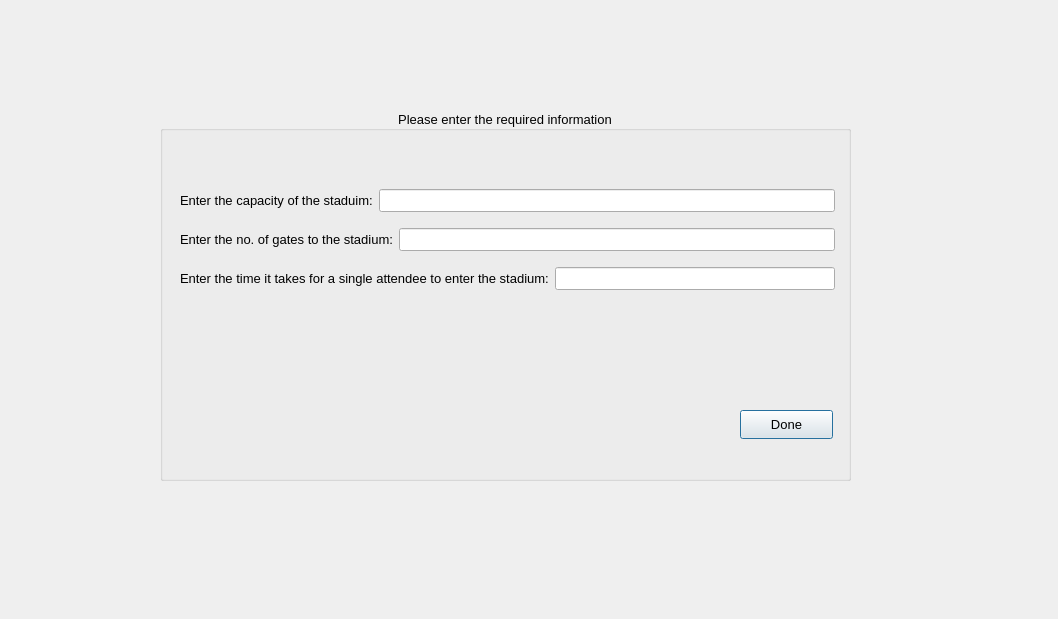
<?xml version="1.0" encoding="UTF-8"?>
<ui version="4.0">
 <class>H_InputWindow</class>
 <widget class="QDialog" name="H_InputWindow">
  <property name="geometry">
   <rect>
    <x>0</x>
    <y>0</y>
    <width>1058</width>
    <height>619</height>
   </rect>
  </property>
  <property name="windowTitle">
   <string>Dialog</string>
  </property>
  <widget class="QGroupBox" name="groupBox">
   <property name="geometry">
    <rect>
     <x>160</x>
     <y>110</y>
     <width>691</width>
     <height>371</height>
    </rect>
   </property>
   <property name="font">
    <font>
     <pointsize>10</pointsize>
    </font>
   </property>
   <property name="title">
    <string>Please enter the required information</string>
   </property>
   <property name="alignment">
    <set>Qt::AlignCenter</set>
   </property>
   <widget class="QPushButton" name="pushButton_Done">
    <property name="geometry">
     <rect>
      <x>580</x>
      <y>300</y>
      <width>93</width>
      <height>29</height>
     </rect>
    </property>
    <property name="text">
     <string>Done</string>
    </property>
   </widget>
   <widget class="QWidget" name="layoutWidget">
    <property name="geometry">
     <rect>
      <x>20</x>
      <y>69</y>
      <width>655</width>
      <height>121</height>
     </rect>
    </property>
    <layout class="QVBoxLayout" name="verticalLayout">
     <item>
      <layout class="QHBoxLayout" name="horizontalLayout">
       <item>
        <widget class="QLabel" name="label">
         <property name="font">
          <font>
           <pointsize>10</pointsize>
          </font>
         </property>
         <property name="text">
          <string>Enter the capacity of the staduim:</string>
         </property>
        </widget>
       </item>
       <item>
        <widget class="QLineEdit" name="LineEdit_M">
         <property name="text">
          <string/>
         </property>
        </widget>
       </item>
      </layout>
     </item>
     <item>
      <layout class="QHBoxLayout" name="horizontalLayout_2">
       <item>
        <widget class="QLabel" name="label_2">
         <property name="font">
          <font>
           <pointsize>10</pointsize>
          </font>
         </property>
         <property name="text">
          <string>Enter the no. of gates to the stadium:</string>
         </property>
        </widget>
       </item>
       <item>
        <widget class="QLineEdit" name="lineEdit_N"/>
       </item>
      </layout>
     </item>
     <item>
      <layout class="QHBoxLayout" name="horizontalLayout_3">
       <item>
        <widget class="QLabel" name="label_3">
         <property name="font">
          <font>
           <pointsize>10</pointsize>
          </font>
         </property>
         <property name="text">
          <string>Enter the time it takes for a single attendee to enter the stadium:</string>
         </property>
        </widget>
       </item>
       <item>
        <widget class="QLineEdit" name="lineEdit_p"/>
       </item>
      </layout>
     </item>
    </layout>
   </widget>
  </widget>
 </widget>
 <resources/>
 <connections/>
</ui>
